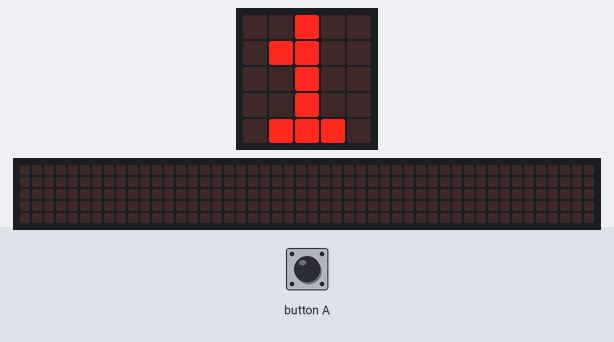
Simulated run of this program. Board: BBC micro:bit (MakeCode). On the bench: the board's 5×5 LED display, a strip that is not on the board, showing the scrolling text unrolled. The 48×5 strip is a reading aid, not a part: it shows the text the display is scrolling, unrolled, one strip-width of it at a time.

Above: at 0.1 s.
At 0.8 s:
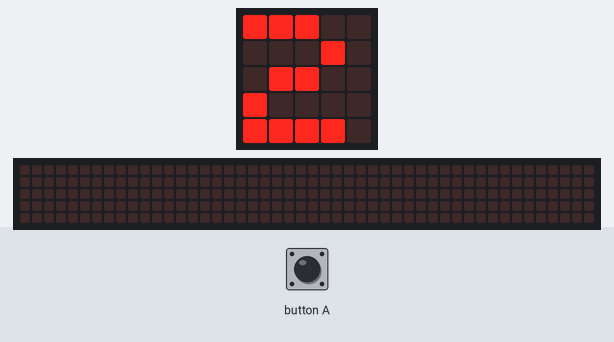
At 2.3 s:
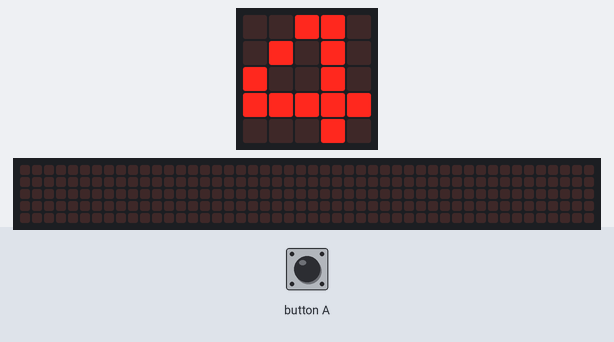
At 3.8 s:
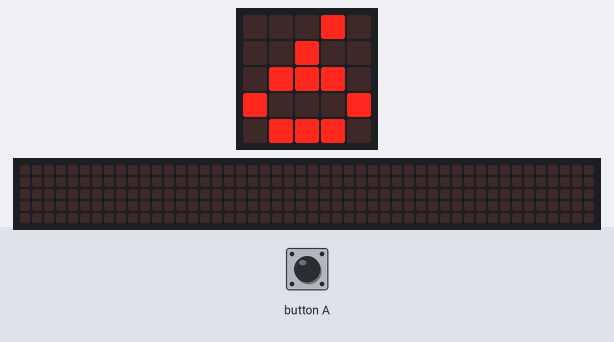
At 5.3 s:
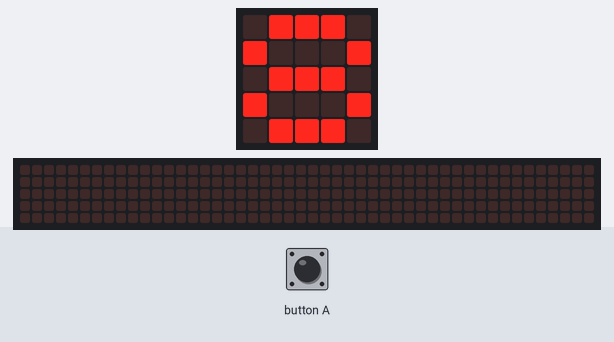
At 39.02 s:
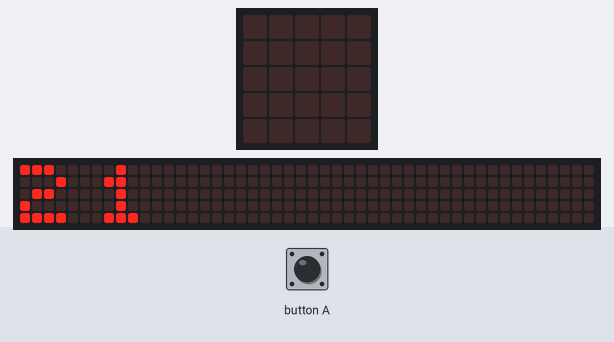

Measured:
- what the display in image 1 shows lasts 0.7 s, from 0.8 s to 1.5 s
- what the display in image 5 shows lasts 0.5 s, from 38.8 s to 39.3 s

The program:

main.ts
```typescript
input.onButtonPressed(Button.A, function () {
    while (MiVariable < 4) {
        MiVariable += 1
        basic.showNumber(MiVariable)
    }
})
let MiVariable = 0
MiVariable = 0
basic.forever(function () {
    for (let index = 0; index < 4; index++) {
        MiVariable += 1
        basic.showNumber(MiVariable)
    }
})
```

test.ts
```typescript
// aquí va el archivo "tests"; esto no se compilará cuando este paquete se utilice como una extensión.
```
